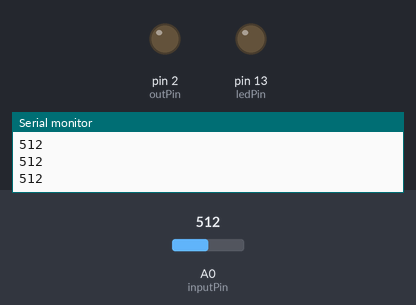
This sketch was run on a simulated Arduino Uno, built with avr-gcc and run on an emulated ATmega328P. On the bench: output pins drawn as LEDs (lit = HIGH), the last lines printed to the serial monitor. The test bench sets the inputs (shaded band); at power-on: A0 (inputPin) = 512.

Above: at 1.3 s.
1.4 s: A0 (inputPin) set to 521
At 2.0 s:
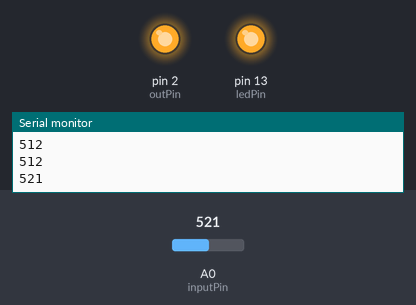
3.0 s: A0 (inputPin) set to 511
At 4.2 s:
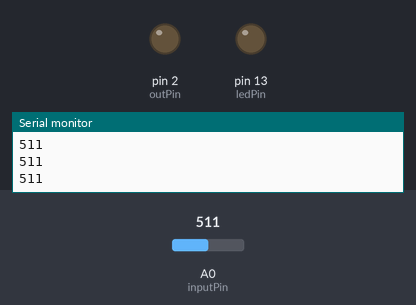
4.5 s: A0 (inputPin) set to 716
At 5.5 s:
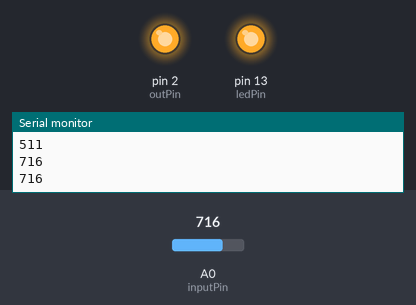
Timing chart, 0 to 7.5 s (numbered marks = the images above; inputs shaded):
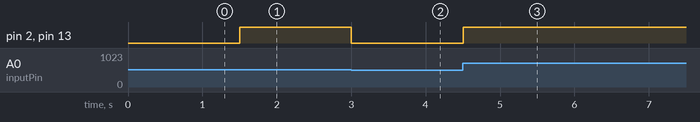

The sketch:

RelayTest.ino
```cpp
/*
  Тест реле
  Читаем аналоговое значение из A0 и если значение > 512
  выдаем единицу на D2
  На ноге A0 весит потенциометр 1k как делитель напряжения 0-5V
  На ноге D2 через NPN транзистор весит реле
  2015-11-04, Wyfinger
*/

int inputPin = A0;
int ledPin = 13;
int outPin = 2;

int inputValue;

void setup() {
  pinMode(outPin, OUTPUT);
  pinMode(ledPin, OUTPUT);
  Serial.begin(9600);
}

void loop() {
  inputValue = analogRead(inputPin);
  digitalWrite(outPin, inputValue > 512);
  digitalWrite(ledPin, inputValue > 512);
  Serial.println(inputValue);
  delay(500); // задержка, чтобы не щелкать в пограничном диапазоне
}
```

___________.ino.cpp
```cpp
#line 1 "D:/SyncFolder/Treadmill/Arduino/Тест релюхи/RelayTest.ino"
/*
  Тест реле
  Читаем аналоговое значение из A0 и если значение > 512
  выдаем единицу на D2
  На ноге A0 весит потенциометр 1k как делитель напряжения 0-5V
  На ноге D2 через NPN транзистор весит реле
  2015-11-04, Wyfinger
*/

#include <Arduino.h>
#line 10
int inputPin = A0;
int ledPin = 13;
int outPin = 2;

int inputValue;

void setup() {
  pinMode(outPin, OUTPUT);
  pinMode(ledPin, OUTPUT);
  Serial.begin(9600);
}

void loop() {
  inputValue = analogRead(inputPin);
  digitalWrite(outPin, inputValue > 512);
  digitalWrite(ledPin, inputValue > 512);
  Serial.println(inputValue);
  delay(500); // задержка, чтобы не щелкать в пограничном диапазоне
}
```

Measured:
- the behaviour switches between 512 and 513 on A0 (inputPin) (found by bisection; images 0 and 1)
- after the input at 1.4 s, pin 2 (outPin), pin 13 (ledPin): LOW → HIGH after 0.10 s
- after the input at 3.0 s, pin 2 (outPin), pin 13 (ledPin): HIGH → LOW at once
- after the input at 4.5 s, pin 2 (outPin), pin 13 (ledPin): LOW → HIGH at once
